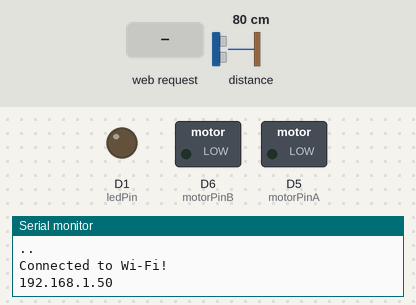
Simulated run of this sketch. Board: ESP8266 (NodeMCU). Parts: switched loads named in the sketch (green lamp = pin HIGH), output pins drawn as LEDs (lit = HIGH), the last lines printed to the serial monitor. The inputs (shaded band) are chosen by the test bench; at power-on: distance to the obstacle 80 cm. The echo pulse lasts 58.3 µs per cm; WiFi joins after 1.5 s; servers stay silent unless stated; pins used as bus, display or sensor lines are not drawn.

Above: at 3.2 s.
3.3 s: HTTP request GET /DROWSY received
At 3.4 s:
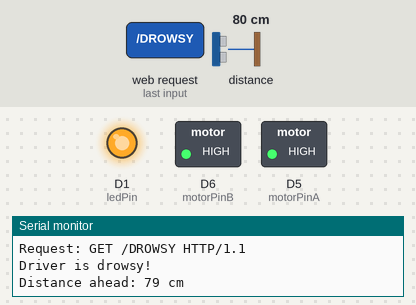
At 5.9 s:
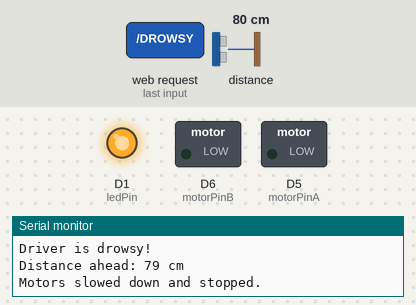
6.3 s: HTTP request GET /NOT_DROWSY received
At 9.4 s:
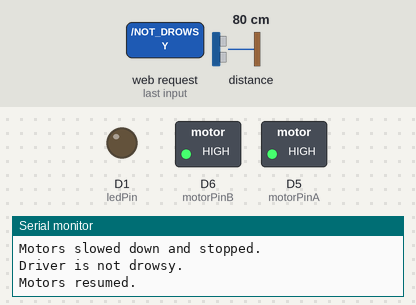
Timing chart, 0 to 10.9 s (numbered marks = the images above; inputs shaded):
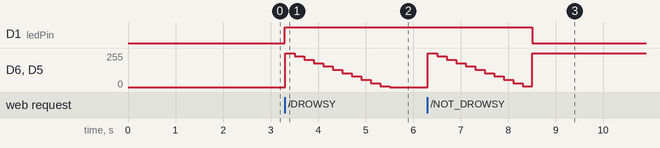

The sketch:

receiver_code.ino
```cpp
#include <ESP8266WiFi.h>


const char* ssid = "ENTER YOUR SSID";
const char* password = "ENTER YOUR SSID PASSWORD";

WiFiServer server(80);


const int ledPin = D1;
const int motorPinA = D5;
const int motorPinB = D6;


const int trigPin = D2;
const int echoPin = D3;

long duration;
int distance;

void setup() {
  Serial.begin(115200);

  pinMode(ledPin, OUTPUT);
  digitalWrite(ledPin, LOW);

  pinMode(motorPinA, OUTPUT);
  pinMode(motorPinB, OUTPUT);

  pinMode(trigPin, OUTPUT);
  pinMode(echoPin, INPUT);

  WiFi.begin(ssid, password);
  while (WiFi.status() != WL_CONNECTED) {
    delay(1000);
    Serial.print(".");
  }

  Serial.println("\nConnected to Wi-Fi!");
  Serial.println(WiFi.localIP());
  server.begin();
}

void loop() {
  WiFiClient client = server.available();

  if (client) {
    String request = client.readStringUntil('\r');
    Serial.println("Request: " + request);
    client.flush();

    if (request.indexOf("DROWSY") != -1) {
      Serial.println("Driver is drowsy!");
      digitalWrite(ledPin, HIGH);

      distance = measureDistance();
      Serial.print("Distance ahead: ");
      Serial.print(distance);
      Serial.println(" cm");

      if (distance > 30) {
        slowDownMotors();
      } else {
        Serial.println("Obstacle too close! Staying in lane.");
        stopMotors();
      }
    }

    if (request.indexOf("NOT_DROWSY") != -1) {
      Serial.println("Driver is not drowsy.");
      digitalWrite(ledPin, LOW);
      resumeMotors();
    }

    client.println("HTTP/1.1 200 OK");
    client.println("Content-Type: text/html");
    client.println();
    client.println("<h1>Signal received!</h1>");
    client.stop();
  }
}

void slowDownMotors() {
  for (int speed = 1023; speed >= 0; speed -= 100) {
    analogWrite(motorPinA, speed);
    analogWrite(motorPinB, speed);
    delay(200);
  }
  stopMotors();
  Serial.println("Motors slowed down and stopped.");
}

void resumeMotors() {
  analogWrite(motorPinA, 1023);
  analogWrite(motorPinB, 1023);
  Serial.println("Motors resumed.");
}

void stopMotors() {
  analogWrite(motorPinA, 0);
  analogWrite(motorPinB, 0);
}

int measureDistance() {
  digitalWrite(trigPin, LOW);
  delayMicroseconds(2);

  digitalWrite(trigPin, HIGH);
  delayMicroseconds(10);
  digitalWrite(trigPin, LOW);

  duration = pulseIn(echoPin, HIGH);
  int cm = duration * 0.034 / 2;
  return cm;
}
```

Measured:
- after the input at 3.3 s, D1 (ledPin): LOW → HIGH at once; D6 (motorPinB), D5 (motorPinA): 0/255 → 255/255 at once, → 230/255 0.20 s later, → 205/255 0.20 s later, → 180/255 0.20 s later, … (12 changes in this stretch)
- after the input at 6.3 s, D1 (ledPin): HIGH → LOW after 2.2 s; D6 (motorPinB), D5 (motorPinA): ramps from 255/255 to 5/255 and jumps back, once every 2.2 s
